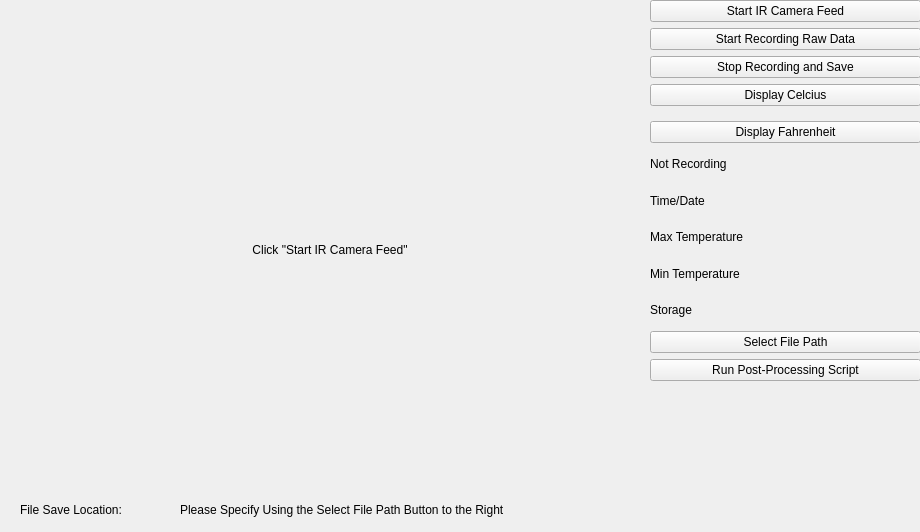
<?xml version="1.0" encoding="UTF-8"?>
<ui version="4.0">
 <class>MainWindow</class>
 <widget class="QMainWindow" name="MainWindow">
  <property name="geometry">
   <rect>
    <x>0</x>
    <y>0</y>
    <width>920</width>
    <height>532</height>
   </rect>
  </property>
  <property name="windowTitle">
   <string>IR Data</string>
  </property>
  <widget class="QWidget" name="centralwidget">
   <widget class="QWidget" name="verticalLayoutWidget">
    <property name="geometry">
     <rect>
      <x>650</x>
      <y>0</y>
      <width>271</width>
      <height>381</height>
     </rect>
    </property>
    <layout class="QVBoxLayout" name="verticalLayout">
     <item>
      <widget class="QPushButton" name="startStreamBut">
       <property name="text">
        <string>Start IR Camera Feed</string>
       </property>
      </widget>
     </item>
     <item>
      <widget class="QPushButton" name="startRec">
       <property name="text">
        <string>Start Recording Raw Data</string>
       </property>
      </widget>
     </item>
     <item>
      <widget class="QPushButton" name="stopRec">
       <property name="text">
        <string>Stop Recording and Save</string>
       </property>
      </widget>
     </item>
     <item alignment="Qt::AlignTop">
      <widget class="QPushButton" name="displayC">
       <property name="text">
        <string>Display Celcius</string>
       </property>
      </widget>
     </item>
     <item>
      <widget class="QPushButton" name="displayF">
       <property name="text">
        <string>Display Fahrenheit</string>
       </property>
      </widget>
     </item>
     <item>
      <widget class="QLabel" name="recLabel">
       <property name="text">
        <string>Not Recording</string>
       </property>
      </widget>
     </item>
     <item>
      <widget class="QLabel" name="timeStatus">
       <property name="text">
        <string>Time/Date</string>
       </property>
      </widget>
     </item>
     <item>
      <widget class="QLabel" name="maxTempLabel">
       <property name="text">
        <string>Max Temperature</string>
       </property>
      </widget>
     </item>
     <item>
      <widget class="QLabel" name="minTempLabel">
       <property name="text">
        <string>Min Temperature</string>
       </property>
      </widget>
     </item>
     <item>
      <widget class="QLabel" name="storageLabel">
       <property name="text">
        <string>Storage</string>
       </property>
      </widget>
     </item>
     <item>
      <widget class="QPushButton" name="filePathBut">
       <property name="text">
        <string>Select File Path</string>
       </property>
      </widget>
     </item>
     <item>
      <widget class="QPushButton" name="runPost">
       <property name="text">
        <string>Run Post-Processing Script</string>
       </property>
      </widget>
     </item>
    </layout>
   </widget>
   <widget class="QLabel" name="displayFrame">
    <property name="geometry">
     <rect>
      <x>10</x>
      <y>10</y>
      <width>640</width>
      <height>480</height>
     </rect>
    </property>
    <property name="text">
     <string>Click &quot;Start IR Camera Feed&quot;</string>
    </property>
    <property name="alignment">
     <set>Qt::AlignCenter</set>
    </property>
   </widget>
   <widget class="QLabel" name="filePathDisp">
    <property name="geometry">
     <rect>
      <x>180</x>
      <y>500</y>
      <width>521</width>
      <height>20</height>
     </rect>
    </property>
    <property name="text">
     <string>Please Specify Using the Select File Path Button to the Right</string>
    </property>
   </widget>
   <widget class="QLabel" name="labelForLocation">
    <property name="geometry">
     <rect>
      <x>20</x>
      <y>500</y>
      <width>161</width>
      <height>20</height>
     </rect>
    </property>
    <property name="text">
     <string>File Save Location:</string>
    </property>
   </widget>
  </widget>
 </widget>
 <resources/>
 <connections/>
</ui>
